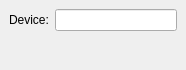
<ui version="4.0" >
 <class>ArgSetDeviceINDI</class>
 <widget class="QWidget" name="ArgSetDeviceINDI" >
  <property name="geometry" >
   <rect>
    <x>0</x>
    <y>0</y>
    <width>186</width>
    <height>70</height>
   </rect>
  </property>
  <layout class="QVBoxLayout" >
   <property name="spacing" >
    <number>6</number>
   </property>
   <property name="margin" >
    <number>9</number>
   </property>
   <item>
    <layout class="QHBoxLayout" >
     <property name="spacing" >
      <number>6</number>
     </property>
     <property name="margin" >
      <number>0</number>
     </property>
     <item>
      <widget class="QLabel" name="label" >
       <property name="text" >
        <string>Device:</string>
       </property>
      </widget>
     </item>
     <item>
      <widget class="QLineEdit" name="deviceName" />
     </item>
    </layout>
   </item>
   <item>
    <spacer>
     <property name="orientation" >
      <enum>Qt::Vertical</enum>
     </property>
     <property name="sizeHint" stdset="0" >
      <size>
       <width>20</width>
       <height>40</height>
      </size>
     </property>
    </spacer>
   </item>
  </layout>
 </widget>
  <customwidgets>
  <customwidget>
   <class>QLineEdit</class>
   <extends>QLineEdit</extends>
   <header>klineedit.h</header>
  </customwidget>
 </customwidgets>
 <resources/>
 <connections/>
</ui>
